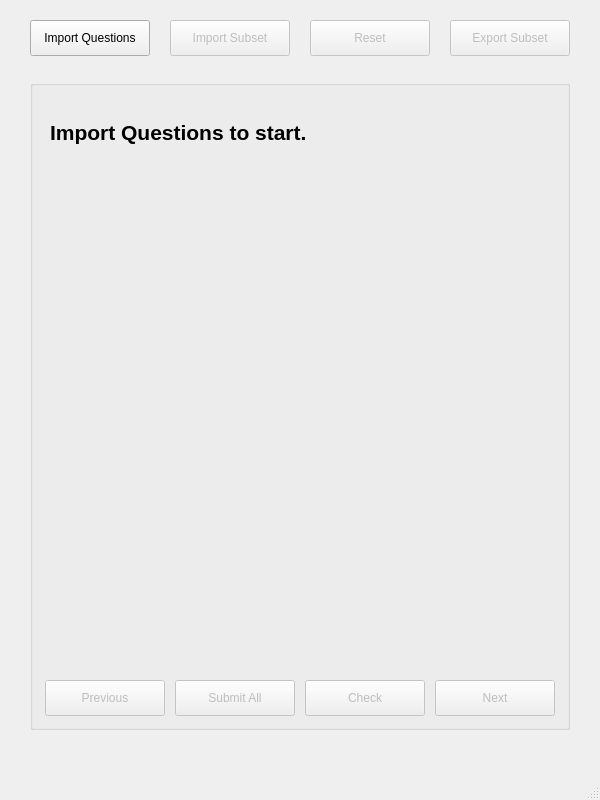
<?xml version="1.0" encoding="UTF-8"?>
<ui version="4.0">
 <class>MainWindow</class>
 <widget class="QMainWindow" name="MainWindow">
  <property name="geometry">
   <rect>
    <x>0</x>
    <y>0</y>
    <width>600</width>
    <height>800</height>
   </rect>
  </property>
  <property name="windowTitle">
   <string>MainWindow</string>
  </property>
  <widget class="QWidget" name="centralwidget">
   <widget class="QPushButton" name="importButton">
    <property name="geometry">
     <rect>
      <x>30</x>
      <y>20</y>
      <width>120</width>
      <height>36</height>
     </rect>
    </property>
    <property name="text">
     <string>Import Questions</string>
    </property>
   </widget>
   <widget class="QPushButton" name="importSubsetButton">
    <property name="enabled">
     <bool>false</bool>
    </property>
    <property name="geometry">
     <rect>
      <x>170</x>
      <y>20</y>
      <width>120</width>
      <height>36</height>
     </rect>
    </property>
    <property name="text">
     <string>Import Subset</string>
    </property>
   </widget>
   <widget class="QPushButton" name="resetButton">
    <property name="enabled">
     <bool>false</bool>
    </property>
    <property name="geometry">
     <rect>
      <x>310</x>
      <y>20</y>
      <width>120</width>
      <height>36</height>
     </rect>
    </property>
    <property name="text">
     <string>Reset</string>
    </property>
   </widget>
   <widget class="QPushButton" name="exportButton">
    <property name="enabled">
     <bool>false</bool>
    </property>
    <property name="geometry">
     <rect>
      <x>450</x>
      <y>20</y>
      <width>120</width>
      <height>36</height>
     </rect>
    </property>
    <property name="text">
     <string>Export Subset</string>
    </property>
   </widget>
   <widget class="QGroupBox" name="questionBox">
    <property name="geometry">
     <rect>
      <x>30</x>
      <y>80</y>
      <width>540</width>
      <height>650</height>
     </rect>
    </property>
    <widget class="QPushButton" name="submitButton">
     <property name="enabled">
      <bool>false</bool>
     </property>
     <property name="geometry">
      <rect>
       <x>145</x>
       <y>600</y>
       <width>120</width>
       <height>36</height>
      </rect>
     </property>
     <property name="text">
      <string>Submit All</string>
     </property>
    </widget>
    <widget class="QPushButton" name="prevButton">
     <property name="enabled">
      <bool>false</bool>
     </property>
     <property name="geometry">
      <rect>
       <x>15</x>
       <y>600</y>
       <width>120</width>
       <height>36</height>
      </rect>
     </property>
     <property name="text">
      <string>Previous</string>
     </property>
    </widget>
    <widget class="QPushButton" name="nextButton">
     <property name="enabled">
      <bool>false</bool>
     </property>
     <property name="geometry">
      <rect>
       <x>405</x>
       <y>600</y>
       <width>120</width>
       <height>36</height>
      </rect>
     </property>
     <property name="text">
      <string>Next</string>
     </property>
    </widget>
    <widget class="QPushButton" name="checkButton">
     <property name="enabled">
      <bool>false</bool>
     </property>
     <property name="geometry">
      <rect>
       <x>275</x>
       <y>600</y>
       <width>120</width>
       <height>36</height>
      </rect>
     </property>
     <property name="text">
      <string>Check</string>
     </property>
    </widget>
   </widget>
   <widget class="QLabel" name="questionLabel">
    <property name="geometry">
     <rect>
      <x>50</x>
      <y>120</y>
      <width>500</width>
      <height>150</height>
     </rect>
    </property>
    <property name="text">
     <string>&lt;!DOCTYPE HTML PUBLIC &quot;-//W3C//DTD HTML 4.0//EN&quot; &quot;http://www.w3.org/TR/REC-html40/strict.dtd&quot;&gt;
&lt;html&gt;&lt;head&gt;&lt;meta name=&quot;qrichtext&quot; content=&quot;1&quot; /&gt;&lt;meta charset=&quot;utf-8&quot; /&gt;&lt;style type=&quot;text/css&quot;&gt;
p, li { white-space: pre-wrap; }
hr { height: 1px; border-width: 0; }
li.unchecked::marker { content: &quot;\2610&quot;; }
li.checked::marker { content: &quot;\2612&quot;; }
&lt;/style&gt;&lt;/head&gt;&lt;body style=&quot; font-family:'Segoe UI'; font-size:9pt; font-weight:400; font-style:normal;&quot;&gt;
&lt;p style=&quot; margin-top:12px; margin-bottom:12px; margin-left:0px; margin-right:0px; -qt-block-indent:0; text-indent:0px;&quot;&gt;&lt;span style=&quot; font-size:16pt; font-weight:700;&quot;&gt;Import Questions to start.&lt;/span&gt;&lt;/p&gt;&lt;/body&gt;&lt;/html&gt;</string>
    </property>
    <property name="textFormat">
     <enum>Qt::AutoText</enum>
    </property>
    <property name="scaledContents">
     <bool>true</bool>
    </property>
    <property name="alignment">
     <set>Qt::AlignLeading|Qt::AlignLeft|Qt::AlignTop</set>
    </property>
    <property name="wordWrap">
     <bool>true</bool>
    </property>
    <property name="openExternalLinks">
     <bool>false</bool>
    </property>
   </widget>
  </widget>
  <widget class="QMenuBar" name="menubar">
   <property name="geometry">
    <rect>
     <x>0</x>
     <y>0</y>
     <width>600</width>
     <height>21</height>
    </rect>
   </property>
  </widget>
  <widget class="QStatusBar" name="statusbar"/>
 </widget>
 <resources/>
 <connections/>
</ui>
